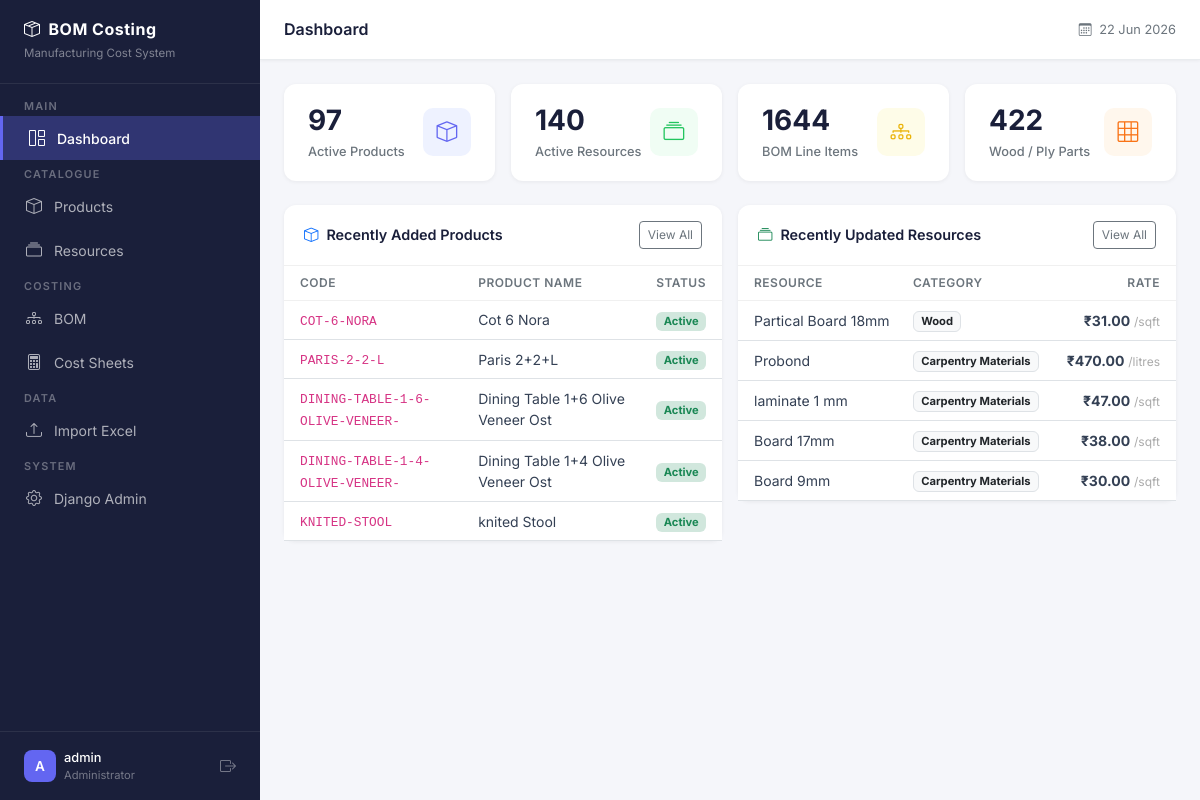
Page / (signed in) on the earlier database version.
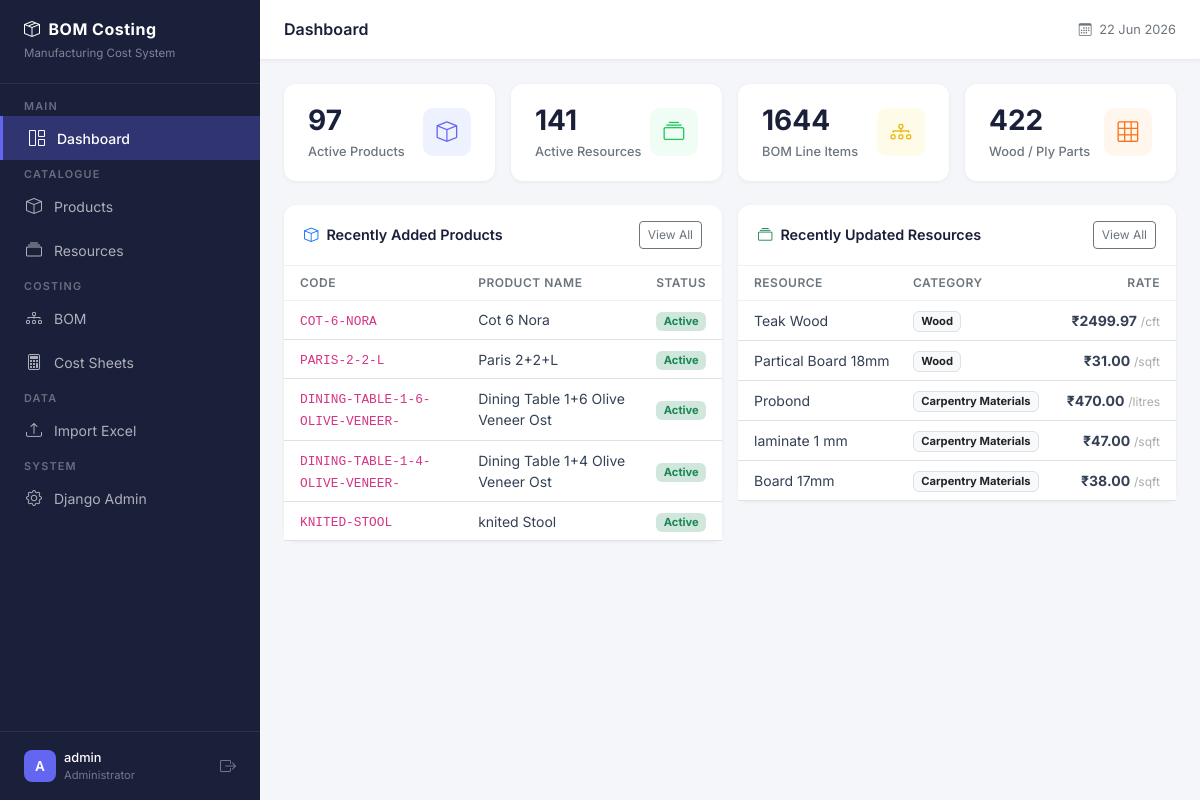
Same page on the later database version.
### apps/products/models.py (models this page shows, shortened)
class Product(models.Model):
    product_name = models.CharField(
        max_length=255,
        help_text="Full name of the product e.g. 3-Door Wardrobe with Mirror"
    )
    product_code = models.CharField(
        max_length=100,
        help_text="Unique product code e.g. WRD-001. Must be unique across all non-deleted products."
    )
    active = models.BooleanField(
        default=True,
        help_text="Inactive products are hidden from main views but not deleted."
    )
    is_deleted = models.BooleanField(
        default=False,
        help_text="Soft delete flag. Deleted products are hidden everywhere but data is preserved."
    )
    created_at = models.DateTimeField(auto_now_add=True)
    updated_at = models.DateTimeField(auto_now=True)
    class Meta:
        ordering = ['product_name']
        verbose_name = "Product"
        verbose_name_plural = "Products"
    def delete(self, *args, **kwargs):
        """
        Override default delete to perform soft delete.
        Calling product.delete() will set is_deleted=True
        instead of removing the row from the database.
        """
        self.is_deleted = True
        self.save()

### apps/resources/models.py (models this page shows, shortened)
class Resource(models.Model):
    resource_name = models.CharField(
        max_length=255,
        help_text="Name of the resource e.g. Teak Wood, Carpenter"
    )
    category = models.CharField(
        max_length=100,
        help_text="Category this resource belongs to."
    )
    unit = models.CharField(
        max_length=50,
        help_text="Unit of measurement e.g. cft, sqft, kg, day, nos"
    )
    rate = models.DecimalField(
        max_digits=12,
        decimal_places=2,
        help_text=(
            "Current rate per unit. "
            "Changing this instantly updates all product costs."
        )
    )
    active = models.BooleanField(
        default=True,
        help_text=(
            "Inactive resources are hidden from BOM selection "
            "but data is preserved."
        )
    )
    created_at = models.DateTimeField(auto_now_add=True)
    updated_at = models.DateTimeField(auto_now=True)
    class Meta:
        ordering = ['category', 'resource_name']
        verbose_name = "Resource"
        verbose_name_plural = "Resources"
        unique_together = [['resource_name', 'category']]

### apps/core/views.py (the view)
# urls.py: path('', views.dashboard, name='dashboard'),
@login_required
def dashboard(request):
    total_products = Product.objects.filter(is_deleted=False).count()
    total_resources = Resource.objects.filter(active=True).count()
    total_bom_items = BOMItem.objects.count()
    total_wood_parts = WoodPart.objects.count()
    recent_resources = Resource.objects.filter(
        active=True
    ).order_by('-updated_at')[:5]
    recent_products = Product.objects.filter(
        is_deleted=False
    ).order_by('-created_at')[:5]
    context = {
        'total_products': total_products,
        'total_resources': total_resources,
        'total_bom_items': total_bom_items,
        'total_wood_parts': total_wood_parts,
        'recent_resources': recent_resources,
        'recent_products': recent_products,
        'page_title': 'Dashboard',
    }
    return render(request, 'core/dashboard.html', context)

### templates/core/dashboard.html (shortened to what the changed rows need)
{% extends "base.html" %}
{% block content %}
<div class="row g-3 mb-4">
    <div class="col-12 col-sm-6 col-xl-3">
        <div class="stat-card">
            <div class="d-flex align-items-center justify-content-between">
                <div>
                    <div class="stat-value">{{ total_resources }}</div>
                    <div class="stat-label mt-1">Active Resources</div>
                </div>
            </div>
        </div>
    </div>
</div>
<div class="row g-3">
    <div class="col-12 col-lg-6">
        <div class="content-card">
            <div class="card-body p-0">
                {% if recent_products %}
                <table class="table table-hover mb-0">
                    <thead>
                        <tr>
                            <th class="ps-3">Code</th>
                            <th>Product Name</th>
                            <th class="pe-3 text-end">Status</th>
                        </tr>
                    </thead>
                    <tbody>
                        {% for product in recent_products %}
                        <tr>
                            <td class="ps-3">
                                <code style="font-size:0.8rem;">{{ product.product_code }}</code>
                            </td>
                            <td>{{ product.product_name }}</td>
                            <td class="pe-3 text-end">
                                {% if product.active %}
                                    <span class="badge bg-success-subtle text-success"
                                          style="font-size:0.7rem;">Active</span>
                                {% else %}
                                    <span class="badge bg-secondary-subtle text-secondary"
                                          style="font-size:0.7rem;">Inactive</span>
                                {% endif %}
                            </td>
                        </tr>
                        {% endfor %}
                    </tbody>
                </table>
                {% endif %}
            </div>
        </div>
    </div>
    <div class="col-12 col-lg-6">
        <div class="content-card">
            <div class="card-body p-0">
                {% if recent_resources %}
                <table class="table table-hover mb-0">
                    <thead>
                        <tr>
                            <th class="ps-3">Resource</th>
                            <th>Category</th>
                            <th class="pe-3 text-end">Rate</th>
                        </tr>
                    </thead>
                    <tbody>
                        {% for resource in recent_resources %}
                        <tr>
                            <td class="ps-3">{{ resource.resource_name }}</td>
                            <td>
                                <span class="badge bg-light text-dark border"
                                      style="font-size:0.7rem;">
                                    {{ resource.category }}
                                </span>
                            </td>
                            <td class="pe-3 text-end">
                                <strong>₹{{ resource.rate }}</strong>
                                <span style="color:#aaa;font-size:0.75rem;">
                                    /{{ resource.unit }}
                                </span>
                            </td>
                        </tr>
                        {% endfor %}
                    </tbody>
                </table>
                {% endif %}
            </div>
        </div>
    </div>
</div>
{% endblock %}

Differences in the rows shown:
no longer on this page (row unchanged): Resource: resource_name "Board 9mm", category "Carpentry Materials", rate "30.00", unit "sqft"
now on this page (row edited): Resource: resource_name "Teak Wood", category "Wood", rate "2499.97", unit "cft"
Other differences:
{{ total_resources }}: "140" → "141"
